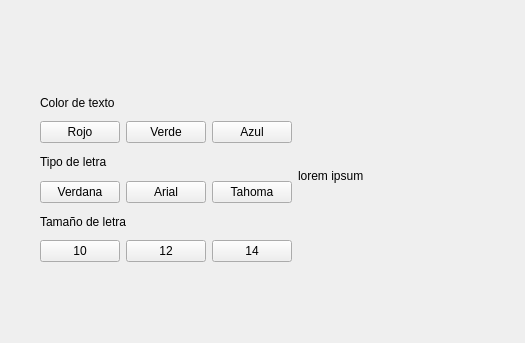
<?xml version="1.0" encoding="UTF-8"?>
<ui version="4.0">
 <class>MainWindow</class>
 <widget class="QMainWindow" name="MainWindow">
  <property name="geometry">
   <rect>
    <x>0</x>
    <y>0</y>
    <width>525</width>
    <height>343</height>
   </rect>
  </property>
  <property name="windowTitle">
   <string>MainWindow</string>
  </property>
  <widget class="QWidget" name="centralwidget">
   <widget class="QWidget" name="">
    <property name="geometry">
     <rect>
      <x>40</x>
      <y>90</y>
      <width>451</width>
      <height>172</height>
     </rect>
    </property>
    <layout class="QGridLayout" name="gridLayout">
     <item row="0" column="0">
      <layout class="QVBoxLayout" name="verticalLayout_4">
       <item>
        <layout class="QVBoxLayout" name="verticalLayout">
         <item>
          <widget class="QLabel" name="label">
           <property name="text">
            <string>Color de texto</string>
           </property>
          </widget>
         </item>
         <item>
          <layout class="QHBoxLayout" name="horizontalLayout">
           <item>
            <widget class="QPushButton" name="pushButton">
             <property name="text">
              <string>Rojo</string>
             </property>
             <property name="checkable">
              <bool>true</bool>
             </property>
             <attribute name="buttonGroup">
              <string notr="true">buttonGroup</string>
             </attribute>
            </widget>
           </item>
           <item>
            <widget class="QPushButton" name="pushButton_2">
             <property name="text">
              <string>Verde</string>
             </property>
             <property name="checkable">
              <bool>true</bool>
             </property>
             <attribute name="buttonGroup">
              <string notr="true">buttonGroup</string>
             </attribute>
            </widget>
           </item>
           <item>
            <widget class="QPushButton" name="pushButton_3">
             <property name="text">
              <string>Azul</string>
             </property>
             <property name="checkable">
              <bool>true</bool>
             </property>
             <attribute name="buttonGroup">
              <string notr="true">buttonGroup</string>
             </attribute>
            </widget>
           </item>
          </layout>
         </item>
        </layout>
       </item>
       <item>
        <layout class="QVBoxLayout" name="verticalLayout_2">
         <item>
          <widget class="QLabel" name="label_2">
           <property name="text">
            <string>Tipo de letra</string>
           </property>
          </widget>
         </item>
         <item>
          <layout class="QHBoxLayout" name="horizontalLayout_2">
           <item>
            <widget class="QPushButton" name="pushButton_4">
             <property name="text">
              <string>Verdana</string>
             </property>
             <property name="checkable">
              <bool>true</bool>
             </property>
             <attribute name="buttonGroup">
              <string notr="true">buttonGroup_2</string>
             </attribute>
            </widget>
           </item>
           <item>
            <widget class="QPushButton" name="pushButton_5">
             <property name="text">
              <string>Arial</string>
             </property>
             <property name="checkable">
              <bool>true</bool>
             </property>
             <attribute name="buttonGroup">
              <string notr="true">buttonGroup_2</string>
             </attribute>
            </widget>
           </item>
           <item>
            <widget class="QPushButton" name="pushButton_6">
             <property name="text">
              <string>Tahoma</string>
             </property>
             <property name="checkable">
              <bool>true</bool>
             </property>
             <attribute name="buttonGroup">
              <string notr="true">buttonGroup_2</string>
             </attribute>
            </widget>
           </item>
          </layout>
         </item>
        </layout>
       </item>
       <item>
        <layout class="QVBoxLayout" name="verticalLayout_3">
         <item>
          <widget class="QLabel" name="label_3">
           <property name="text">
            <string>Tamaño de letra</string>
           </property>
          </widget>
         </item>
         <item>
          <layout class="QHBoxLayout" name="horizontalLayout_3">
           <item>
            <widget class="QPushButton" name="pushButton_8">
             <property name="text">
              <string>10</string>
             </property>
             <property name="checkable">
              <bool>true</bool>
             </property>
             <attribute name="buttonGroup">
              <string notr="true">buttonGroup_3</string>
             </attribute>
            </widget>
           </item>
           <item>
            <widget class="QPushButton" name="pushButton_9">
             <property name="text">
              <string>12</string>
             </property>
             <property name="checkable">
              <bool>true</bool>
             </property>
             <attribute name="buttonGroup">
              <string notr="true">buttonGroup_3</string>
             </attribute>
            </widget>
           </item>
           <item>
            <widget class="QPushButton" name="pushButton_7">
             <property name="text">
              <string>14</string>
             </property>
             <property name="checkable">
              <bool>true</bool>
             </property>
             <attribute name="buttonGroup">
              <string notr="true">buttonGroup_3</string>
             </attribute>
            </widget>
           </item>
          </layout>
         </item>
        </layout>
       </item>
      </layout>
     </item>
     <item row="0" column="1">
      <widget class="QLabel" name="label_4">
       <property name="text">
        <string>lorem ipsum</string>
       </property>
       <property name="wordWrap">
        <bool>true</bool>
       </property>
      </widget>
     </item>
    </layout>
   </widget>
  </widget>
 </widget>
 <resources/>
 <connections/>
 <buttongroups>
  <buttongroup name="buttonGroup"/>
  <buttongroup name="buttonGroup_2"/>
  <buttongroup name="buttonGroup_3"/>
 </buttongroups>
</ui>
